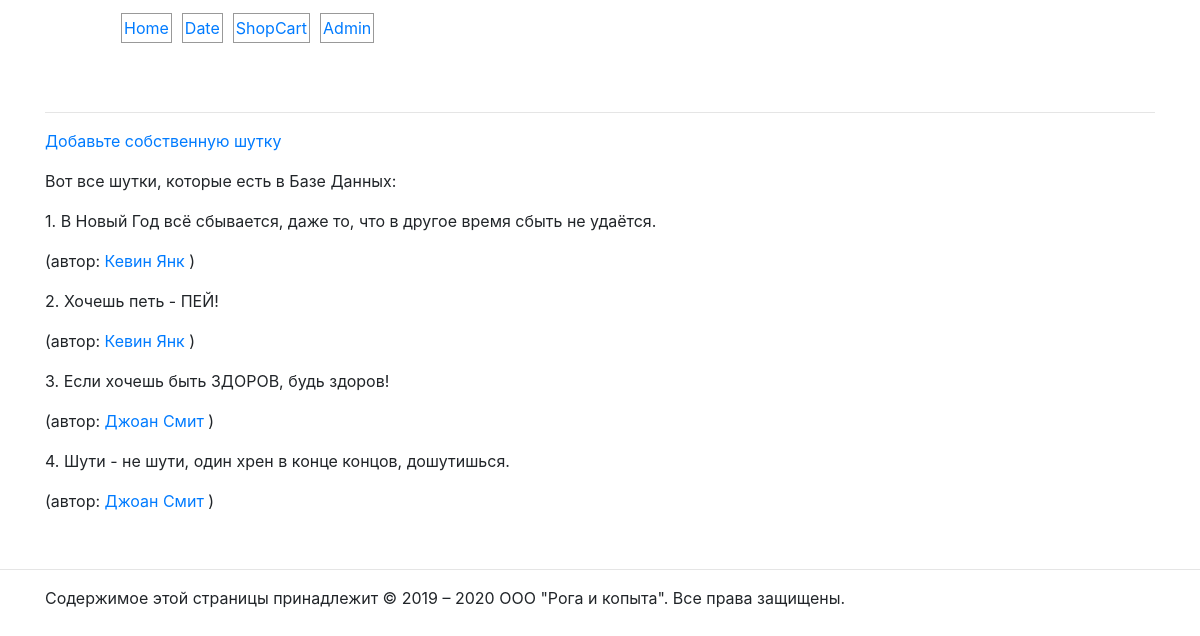
The app's page /addjoke/index.php, older data.
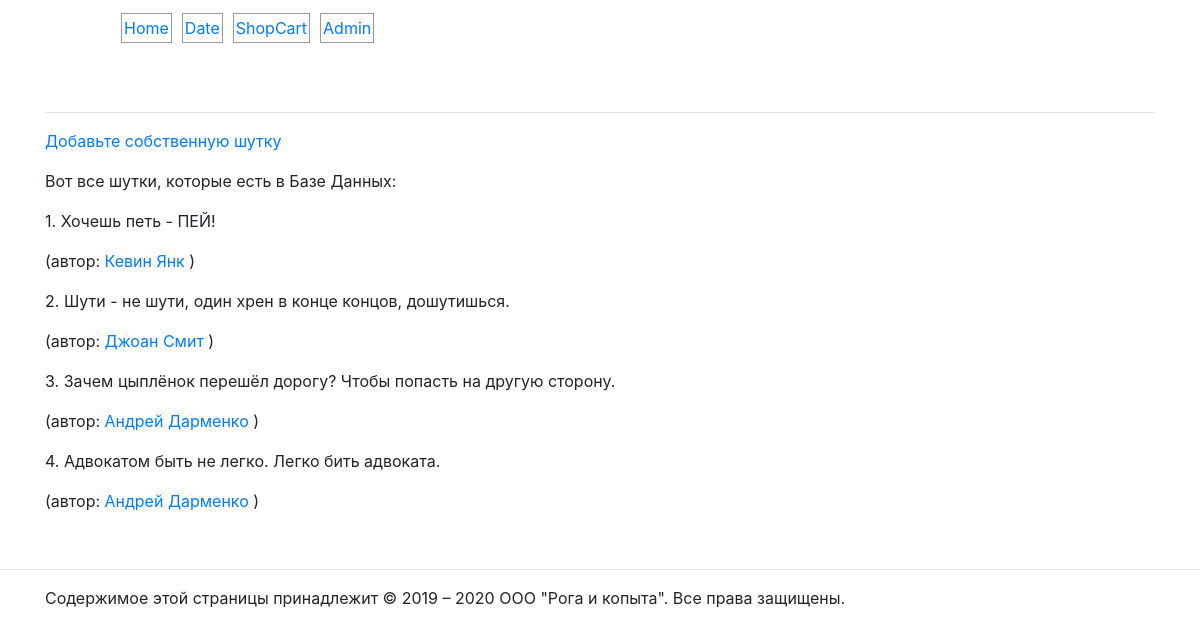
The same page, newer data.
### tables this page shows
CREATE TABLE `jokes` (
  `id` int(11) NOT NULL,
  `joketext` text,
  `jokedate` date NOT NULL,
  `author_id` int(11) NOT NULL,
  `visible` enum('NO','YES') NOT NULL
);

### addjoke/index.php (called while the page is built, shortened)
<?php
    include $_SERVER['DOCUMENT_ROOT'] . '/includes/db.inc.php';
    try{
        $sql = "SELECT id, joketext, author_name, author_email
                FROM jokes INNER JOIN author
                ON jokes.author_id = author.author_id
                WHERE visible = 'YES'";
        $result = $pdo->query($sql);
    }catch (PDOException $e){
        $error = 'Ошибка при извлечении шуток<br>' . $e->getMessage();
        include 'error.html.php';
        exit();
    }
    while ($row = $result->fetch()){
        $jokes[] = array(
            'id' => $row['id'],
            'text' => $row['joketext'],
            'auth_name' => $row['author_name'],
            'auth_email' => $row['author_email']);
    }
    include 'jokes.html.php';

### includes/helpers.inc.php (the view)
<?php
function html($text){
    return htmlspecialchars($text, ENT_QUOTES, 'UTF-8');
}
function htmlout($text){
    echo html($text);
}
function markdown2html($text){
    $text = htmlout($text);
    $text = preg_replace('/__(.+?)__/s', '<em>$1</em>', $text);
    $text = preg_replace('/\*\*(.+?)\*\*/s', '<em>$1</em>', $text);
    $text = preg_replace('/_(.+?)_/s', '<em>$1</em>', $text);
    $text = preg_replace('/\*(.+?)\*/s', '<em>$1</em>', $text);
    $text = preg_replace('/\n\r/', "\n", $text);
    $text = preg_replace('/n\r/', "\n", $text);
    $text = '<p>' . preg_replace('/\n\n/', '<p></p>', $text) . '</p>';
    $text = preg_replace('/\n/', '<br>', $text);
    $text = preg_replace('/\[([^\]]+)]\(([-a-z0-9._~:\/?#@!$&`()*+,;=%]+)\)/i',
            '<a href="$2">$1</a>', $text);
    return $text;
}
function markdownout($text){
    echo markdown2html($text);
}

### addjoke/jokes.html.php (shortened to what this page needs)
<?php include_once $_SERVER['DOCUMENT_ROOT'] . '/includes/helpers.inc.php'; ?>
<!doctype html>
<html lang="ru">
    <head>
        <?php
        include $_SERVER['DOCUMENT_ROOT'] . '/assets/head.html.php';
        ?>
    </head>
    <body>
        <main class="container">
            <div class="row">
                <div class="col-md-12">
                    <div class="main">
                        <?php include $_SERVER['DOCUMENT_ROOT'] . '/assets/nav.html.php';?>
                        <p><a href="?addjoke">Добавьте собственную шутку</a></p>
                        <p>Вот все шутки, которые есть в Базе Данных:</p>
                        <?php foreach($jokes as $i => $joke): ?>
                            <form action="?delete_joke" method="post">
                                <blockquote>
                                    <p>
                                        <?php
                                            echo ++$i . '. ';
                                        ?>
                                        (автор: <a href="mailto:<?php htmlout($joke['auth_email'])?>">
                                        </a>)
                                        <br>
                                    </p>
                                </blockquote>
                            </form>
                        <?php endforeach; ?>
                    </div>
                </div>
            </div>
        </main>
        <br><hr>
        <footer>
            <?php include $_SERVER['DOCUMENT_ROOT'] . '/assets/footer.html.php'; ?>
        </footer>
    </body>
</html>

Row changes from the older to the newer data that the page shows:
no longer on this page (row edited): jokes: joketext "В Новый Год всё сбывается, даже то, что в другое время сбыть не удаётся. Кевин Янк"
no longer on this page (row edited): jokes: joketext "Если хочешь быть ЗДОРОВ, будь здоров! Джоан Смит"
now on this page (row edited): jokes: joketext "Зачем цыплёнок перешёл дорогу? Чтобы попасть на другую сторону. Андрей Дарменко"
now on this page (row edited): jokes: joketext "Адвокатом быть не легко. Легко бить адвоката. Андрей Дарменко"
